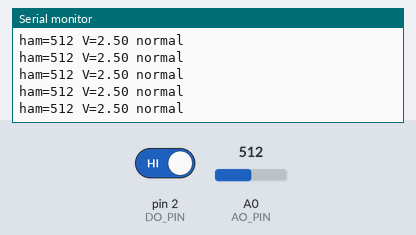
Simulated run of this sketch. Board: Arduino Uno, built with avr-gcc and run on an emulated ATmega328P. On the bench: the last lines printed to the serial monitor. The inputs (shaded band) are chosen by the test bench; at power-on: pin 2 (DO_PIN) HIGH, A0 (AO_PIN) = 512.

Above: at 1.2 s.
1.3 s: pin 2 (DO_PIN) driven LOW
At 1.69 s:
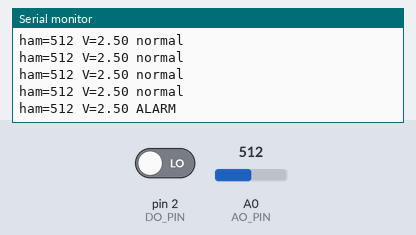
3.5 s: A0 (AO_PIN) set to 716
At 3.69 s:
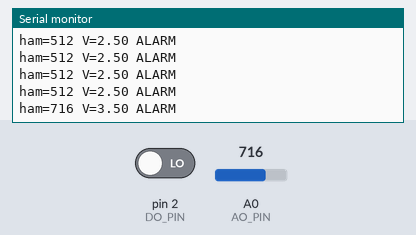
5.0 s: A0 (AO_PIN) set to 900
At 5.2 s:
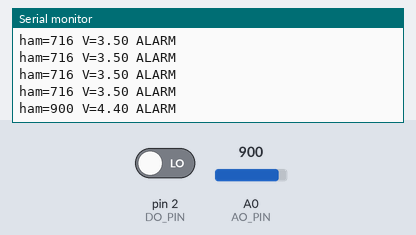
6.5 s: pin 2 (DO_PIN) driven HIGH
At 6.7 s:
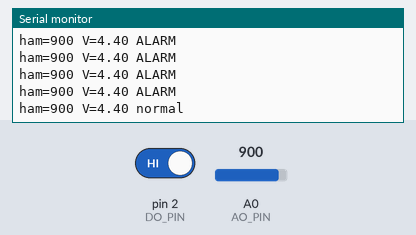
Timing chart, 0 to 9.0 s (numbered marks = the images above; inputs shaded):
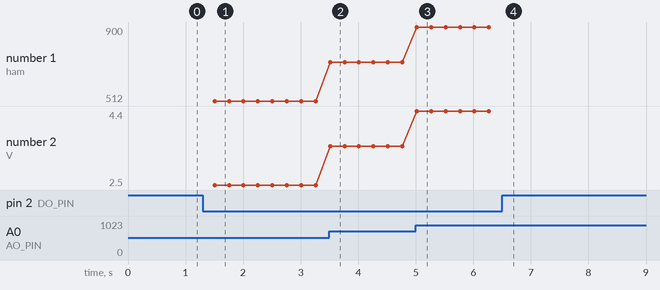

The sketch:

gaz_mq.ino
```cpp
// MQ serisi gaz modülü: AO -> A0 (analog seviye), DO -> D2 (eşik karşılaştırıcısı, gaz varken LOW)
// Not: MQ sensörlerin ısıtıcısı ilk açılışta 1-2 dk (MQ-7 ve MQ-135'te daha uzun) ön ısınma ister.
const int AO_PIN = A0;
const int DO_PIN = 2;

void setup() {
  Serial.begin(9600);
  pinMode(DO_PIN, INPUT);
}

void loop() {
  int ham = analogRead(AO_PIN);          // 0-1023
  float volt = ham * 5.0 / 1023.0;
  bool alarm = digitalRead(DO_PIN) == LOW;
  Serial.print("ham=");
  Serial.print(ham);
  Serial.print(" V=");
  Serial.print(volt, 2);
  Serial.println(alarm ? " ALARM" : " normal");
  delay(250);
}
```

Measured:
- after the input at 1.3 s, the serial monitor: prints a new line after 0.21 s (image 1)
- after the input at 3.5 s, the serial monitor: prints a new line at once (image 2)
- after the input at 5.0 s, the serial monitor: prints a new line at once (image 3)
- after the input at 6.5 s, the serial monitor: prints a new line at once (image 4)
- plotted number 1: 512 → 716 after the input at 3.5 s, 716 → 900 after the input at 5.0 s
- plotted number 2: 2.5 → 3.5 after the input at 3.5 s, 3.5 → 4.4 after the input at 5.0 s
